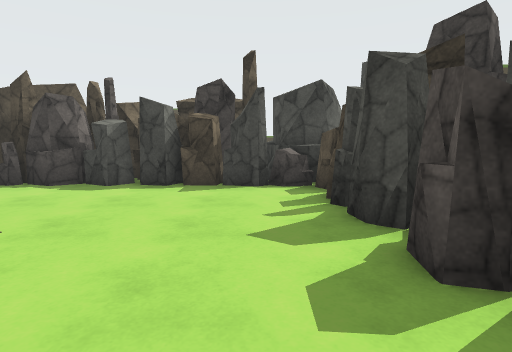
View 1 (above)

17 first-person views from a walk through a Unity game level. The camera is 1.2 m above the floor, tilts 6° down and sees 80° across. The floor is counted in squares, 1 m on a side. Each view is taken from the middle of a square. On the plan, view 1 faces up. The plan holds only what a view shows up to about 13 squares ahead; the rest is blank. The place goes on beyond the plan. Some animated figures are left out. Surface patterns are stand-ins for the level's own textures.

View 2
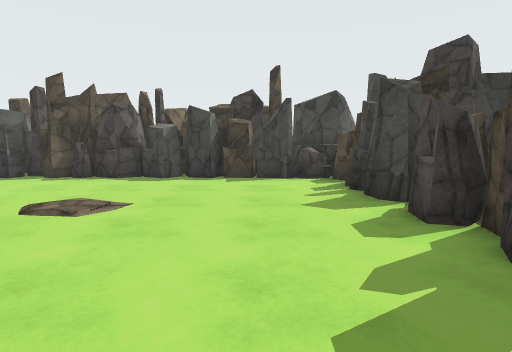

View 3
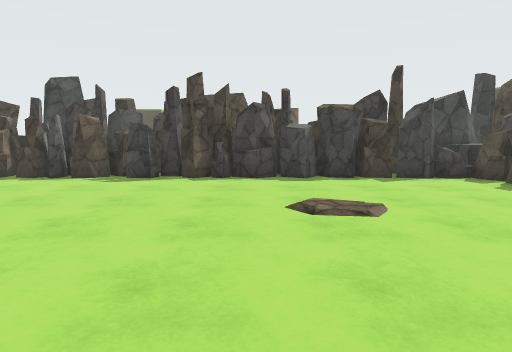

View 4
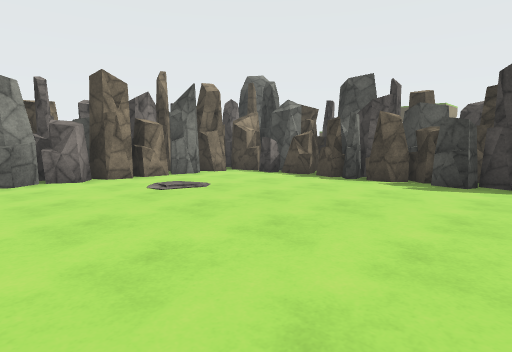

View 5
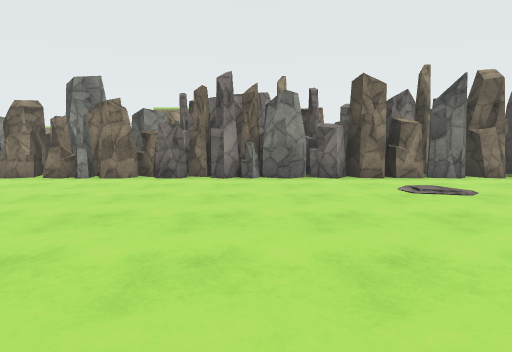

View 6
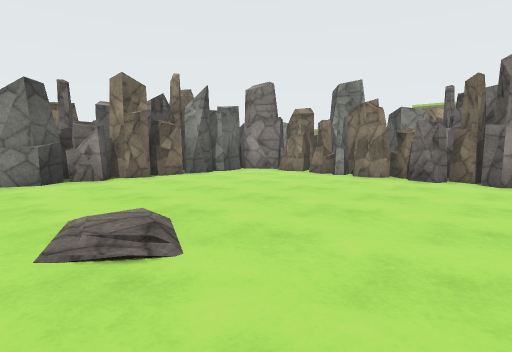

View 7
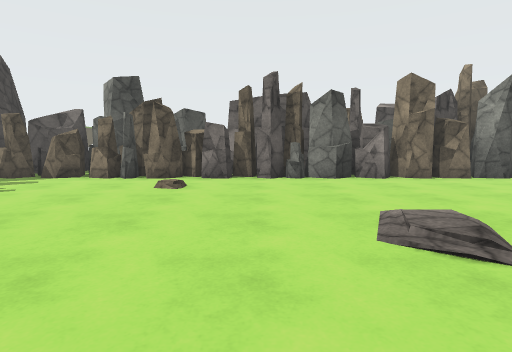

View 8
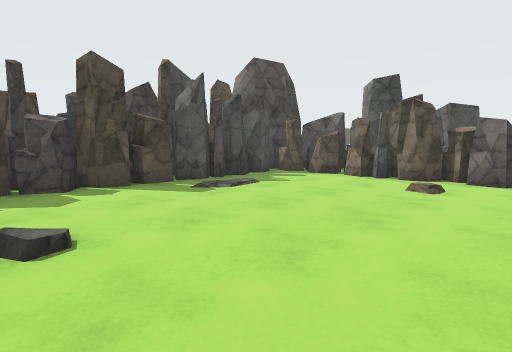

View 9
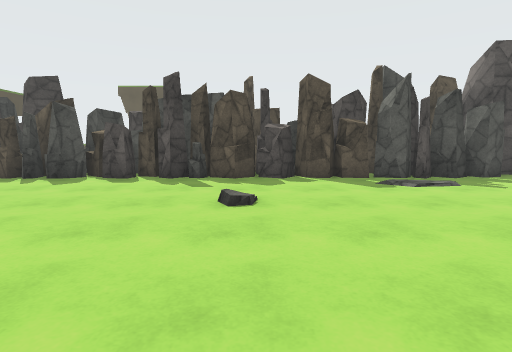

View 10
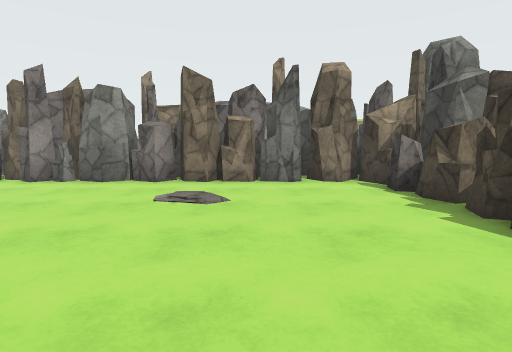

View 11
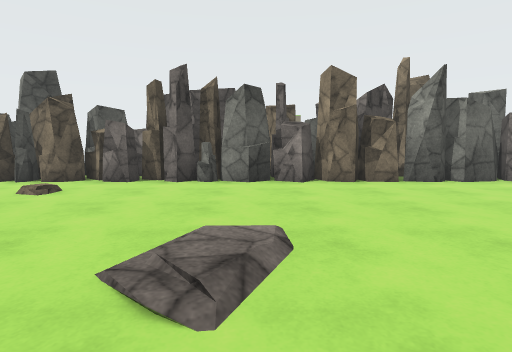

View 12
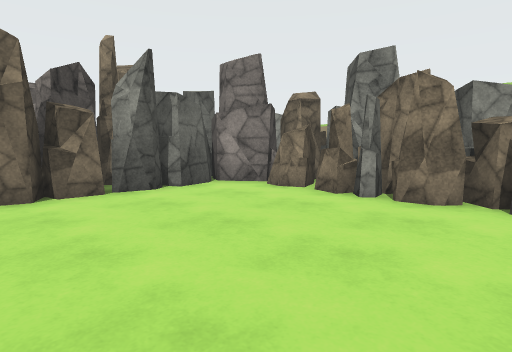

View 13
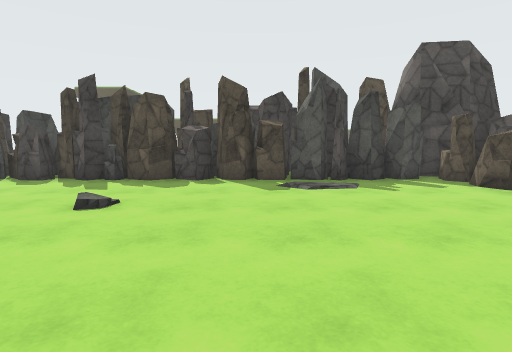

View 14
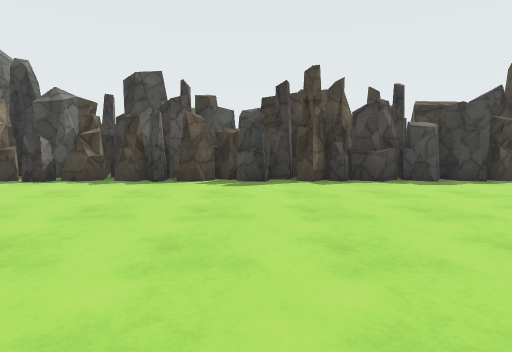

View 15
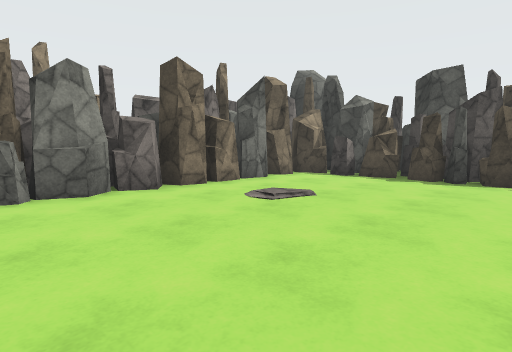

View 16
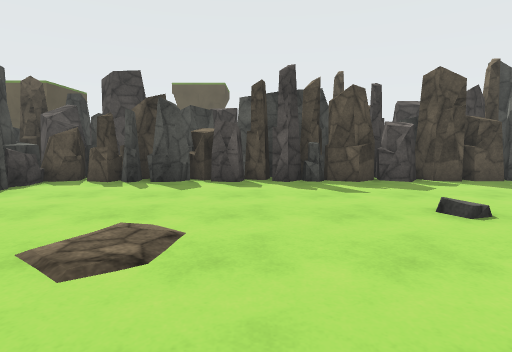

View 17
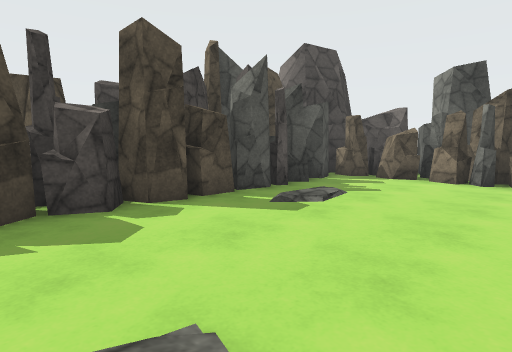

### Floor plan
Key: @ floor where view 1 was taken; # wall or solid block; . floor; / step, stairs or slope; O other object.
Columns run from 21 left of view 1 to 4 right of it. Each row starts with its distance up from view 1.
 11  OO OOOO O# ###OOOOO#O# OO
 10 OO##OOOOOOOOOOOOOOO##OOOOO
  9 O OOOOOOOOOOOOOOOOOOOOOOOO
  8 OO#....................OOO
  7 O##....................OO#
  6 O#O....................OOO
  5  #O....................OOO
  4 O#O....................OO#
  3 OO#....................OOO
  2 OOO....................OO#
  1 #OO....................OO
  0 # O..................@.OO
 -1 #OO......... ..........#OO
 -2  OO.......... .........OO#
 -3  OO....................OOO
 -4 OOO........./..........##O
 -5 #OO........//..........OOO
 -6 OOO....................O##
 -7 OOO....................O#O
 -8 OOO....................OOO
 -9 OOO....................# O
-10 #OO....................OO#
-11 OOO....................#
-12 O #OO#OO#OOO#OOOOOOOOOOOO
-13 OOOOOO##OOO OOOOOOOOOOOO#
-14 OO  OOOOOOOOO  OOOOOOOOO#

Where each view was taken, in squares from view 1:
view 1: 0 up, 0 right, facing up
view 2: 2 down, 1 left, facing up
view 3: 2 down, 6 left, facing up
view 4: 1 down, 8 left, facing up-left
view 5: 1 down, 8 left, facing left
view 6: 1 down, 8 left, facing down-left
view 7: 1 down, 7 left, facing down
view 8: 1 down, 7 left, facing down-right
view 9: 2 down, 9 left, facing right
view 10: 5 up, 9 left, facing left
view 11: 2 down, 10 left, facing down
view 12: 4 down, 12 left, facing down-left
view 13: 5 down, 9 left, facing right
view 14: 1 down, 10 left, facing up
view 15: 2 down, 11 left, facing up-left
view 16: 2 up, 8 left, facing right
view 17: 1 down, 4 left, facing down-right
